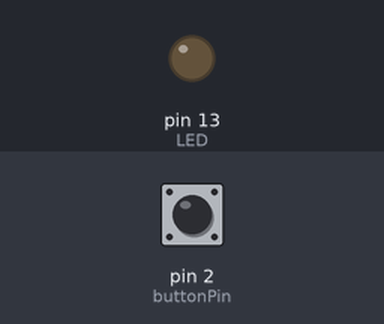
Recording of a sketch running on a simulated Arduino Uno, built with avr-gcc and run on an emulated ATmega328P. Shown: output pins drawn as LEDs (lit = HIGH). The inputs (shaded band) are chosen by the test bench; at power-on: pin 2 (buttonPin) LOW.

Above: at 1.2 s.
1.3 s: pin 2 (buttonPin) pulled HIGH for 0.15 s
At 1.8 s:
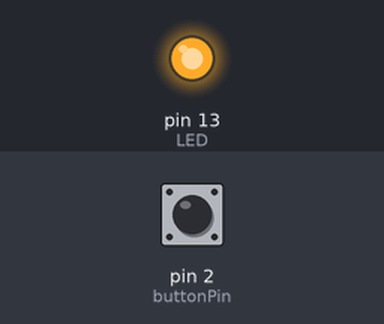
2.9 s: pin 2 (buttonPin) pulled HIGH for 1 s
At 4.2 s:
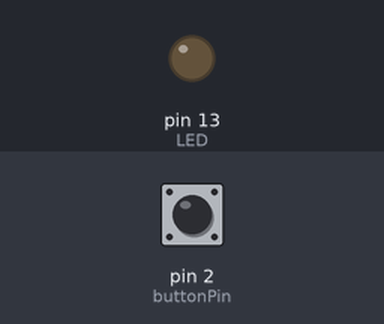
5.4 s: pin 2 (buttonPin) pulled HIGH for 3.2 s
At 6.1 s:
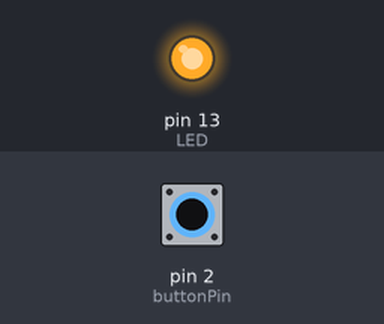
Timing chart, 0 to 8.4 s (numbered marks = the images above; inputs shaded):
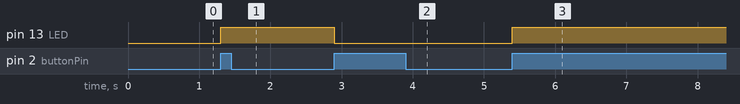

The sketch:

SimpleLEDProgWithPushButtonActsLikeSwitch.ino
```cpp
// iTronTik
// Code for Switch button using Arduino.
// Goal: When the push button is pressed, the LED should glow and maintained till the button is pressed again.

#define LED 13 // LED connection to digital pin 13
#define buttonPin 2   // the pushbutton pin

// variables will change:
int buttonState = LOW;         // variable for reading the pushbutton status
int TempStateVar = LOW;      // Internal temporory state variable
int prev_buttonState = LOW;

void setup() {
  // initialize the LED pin as an input:
  pinMode(LED,  OUTPUT);

  // initialize the pushbutton pin as an input:
  pinMode(buttonPin, INPUT);
}

void loop() {

  // read the state of the pushbutton value:
  buttonState = digitalRead(buttonPin);

  // check if the pushbutton is pressed. If it is, the buttonState is HIGH:
  if (buttonState == HIGH && prev_buttonState == LOW ) { //if button is pressed freshly. You can also add the time for which it must be pressed.
    if (TempStateVar == HIGH) { //if the internal state variable is high, pull it down to the low and vice-versa.
      TempStateVar = LOW;
    }
    else {
      TempStateVar = HIGH;
    }
    digitalWrite(LED, TempStateVar); // write corresponding state value to LED
  }
  prev_buttonState = buttonState;
}
```

Measured:
- after the input at 1.3 s, pin 13 (LED): LOW → HIGH at once
- after the input at 2.9 s, pin 13 (LED): HIGH → LOW at once
- after the input at 5.4 s, pin 13 (LED): LOW → HIGH at once
